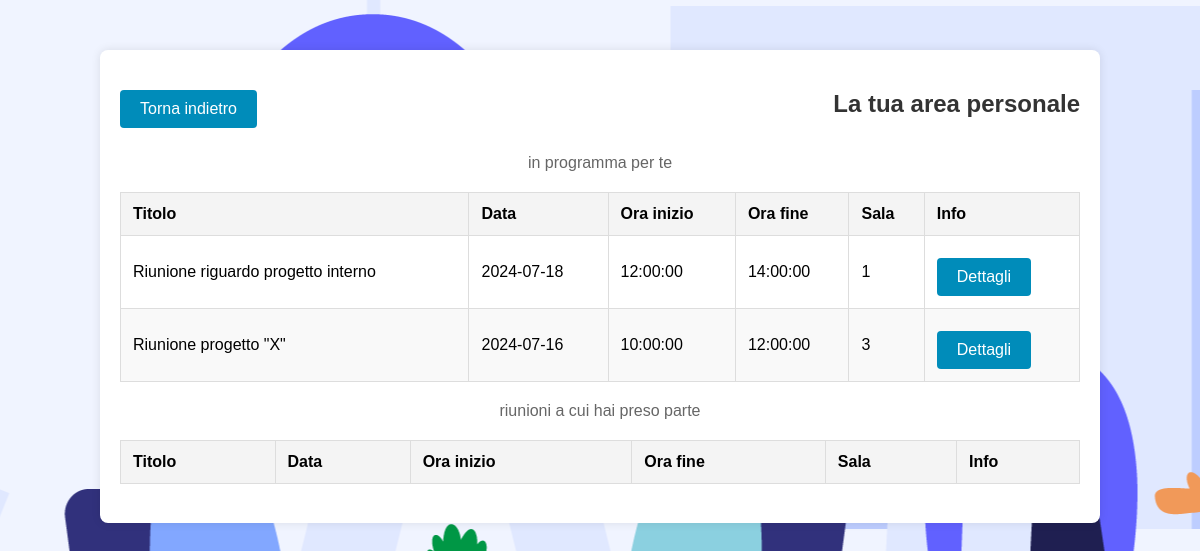
Screenshot of /WebApplication/pages/areaPersonale1.php (signed in) with the database file from the repository.
### tables this page shows
CREATE TABLE `riunioni` (
  `codice` varchar(6) NOT NULL,
  `nome` varchar(45) NOT NULL,
  `descrizione` longtext NOT NULL,
  `data_riunione` date NOT NULL,
  `ora_inizio` time NOT NULL,
  `ora_fine` time NOT NULL,
  `cf_organizzatore` varchar(16) NOT NULL,
  `ID_sala` int(11) NOT NULL
);

### WebApplication/pages/areaPersonale1.php (the view, shortened to what this page needs)
<!DOCTYPE html>
<html lang="it">
<head>
    <link rel="stylesheet" type="text/css" href="css/riunioni_css.css">
    <?php
        $mysql_host = 'localhost';
        $mysql_username = 'root';
        $mysql_password = '';
        $conn = mysqli_connect($mysql_host, $mysql_username, $mysql_password);
        $query = "SELECT r.codice, r.nome AS nome_riunione, r.descrizione, r.data_riunione, r.ora_inizio, r.ora_fine, r.ID_sala FROM Riunioni r JOIN Partecipazioni p ON r.codice = p.codice_riunione WHERE p.cf_dipendente = '".$_SESSION["user_CF"]."' ";
        $tab = mysqli_query($conn, $query);
    ?>
</head>
<body>
    <div class="container">
        <div class="header-container">
        <button class="app-button back-button" onclick="location.href='index.php'"> Torna indietro </button>
            <h2 align="center"> La tua area personale </h2>
        </div>
        <p align="center"> in programma per te </p>
        <div class="table-container">
            <table>
                <thead>
                    <tr>
                        <th>Titolo</th>
                        <th>Data</th>
                        <th>Ora inizio</th>
                        <th>Ora fine</th>
                        <th>Sala</th>
                        <th>Info</th>
                    </tr>
                </thead>
                <tbody>
                        <?php while($row = mysqli_fetch_array($tab)){ ?>
                            <tr>
                                <?php
                                    $today_date = date("Y-m-d");
                                    if( $today_date <= $row["data_riunione"] ){
                                ?>
                                    <td><?php echo htmlspecialchars($row['nome_riunione']); ?></td>
                                    <td><?php echo htmlspecialchars($row['data_riunione']); ?></td>
                                    <td><?php echo htmlspecialchars($row['ora_inizio']); ?></td>
                                    <td><?php echo htmlspecialchars($row['ora_fine']); ?></td>
                                    <td><?php echo nl2br(htmlspecialchars($row['ID_sala'])); ?></td>
                                    <td>
                                        <form class="button-container" action="dettagliRiunione.php" method="POST">
                                            <input type="submit" class="app-button" value="Dettagli">
                                        </form>
                                <?php } ?>
                            </tr>
                        <?php } ?>
                </tbody>
            </table>
        <p align="center"> riunioni a cui hai preso parte </p>
        <div class="table-container">
            <table>
                <thead>
                    <tr>
                        <th>Titolo</th>
                        <th>Data</th>
                        <th>Ora inizio</th>
                        <th>Ora fine</th>
                        <th>Sala</th>
                        <th>Info</th>
                    </tr>
                </thead>
            </table>
        </div>
    </div>
</body>
</html>

### WebApplication/css/riunioni_css.css (style rules this page uses)
body { font-family: Arial, sans-serif; background: url("../img/sfondo3.png") no-repeat center center fixed; margin: 0; padding: 0; }
.container { width: 80%; margin: 50px auto; padding: 20px; background-color: #fff; box-shadow: 0 0 10px rgba(0, 0, 0, 0.1); border-radius: 8px; }
.header-container { display: flex; align-items: center; justify-content: space-between; }
h2 { text-align: center; color: #333; }
p { text-align: center; color: #666; }
.app-button { display: inline-block; padding: 10px 20px; font-size: 16px; color: #fff; background-color: #008CBA; border: none; border-radius: 4px; cursor: pointer; text-align: center; margin-top: 10px; text-decoration: none; }
.back-button { margin-right: 20px; }
.table-container { margin-top: 20px; overflow-x: auto; }
table { width: 100%; border-collapse: collapse; margin-bottom: 20px; }
table th, table td { padding: 12px; border: 1px solid #ddd; text-align: left; }
table th { background-color: #f4f4f4; font-weight: bold; }
table tbody tr:nth-child(even) { background-color: #f9f9f9; }

### rows the page displays
riunioni: nome "Riunione riguardo progetto interno", data_riunione "2024-07-18", ora_inizio "12:00:00", ora_fine "14:00:00", ID_sala "1"
riunioni: nome "Riunione progetto \"X\"", data_riunione "2024-07-16", ora_inizio "10:00:00", ora_fine "12:00:00", ID_sala "3"
